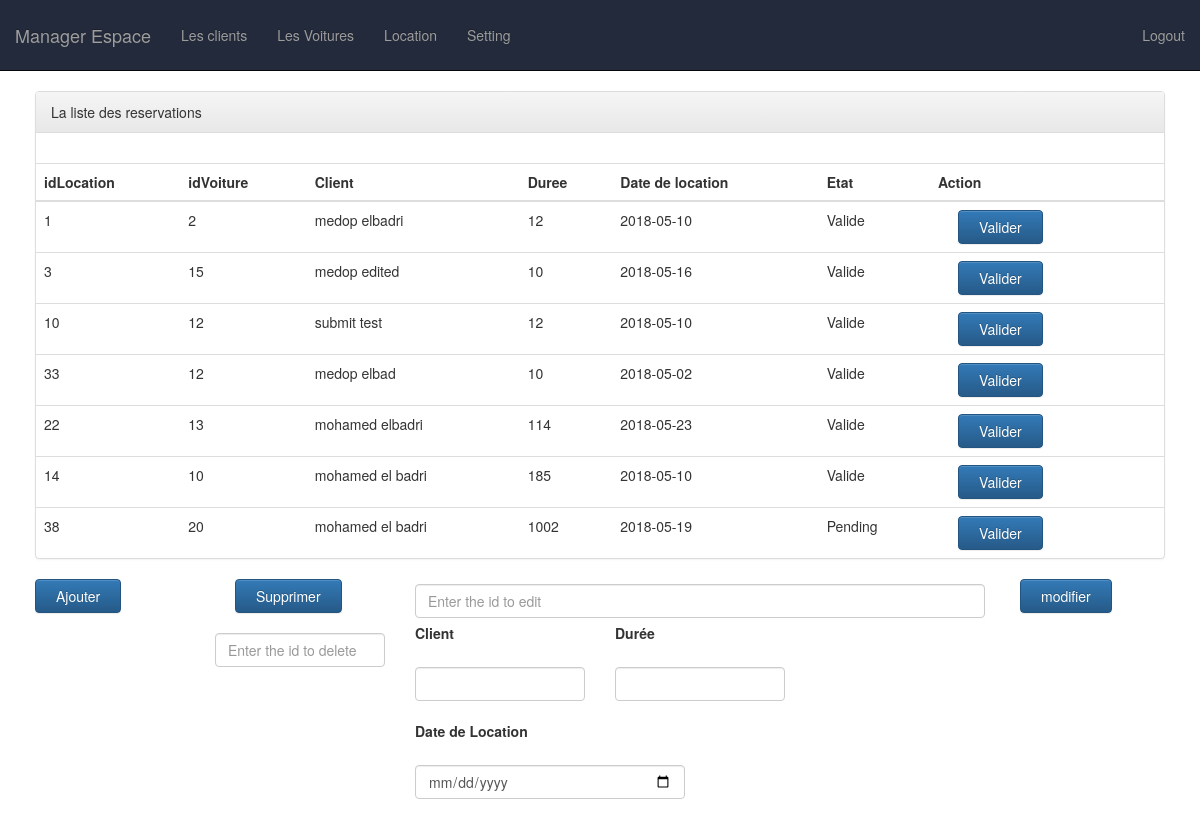
The page /adminfile/location.php on the database its author committed.
### tables this page shows
CREATE TABLE IF NOT EXISTS `location` (
  `idlocation` int(10) NOT NULL AUTO_INCREMENT,
  `idvoiture` int(11) NOT NULL,
  `client` varchar(20) NOT NULL,
  `duree` int(10) DEFAULT NULL,
  `datelocation` date DEFAULT NULL,
  `Etat` varchar(10) NOT NULL DEFAULT 'Pending',
  PRIMARY KEY (`idlocation`)
);

### adminfile/location.php (the view, shortened to what this page needs)
<!DOCTYPE html>
<html lang="en">
<head>
        <link rel="stylesheet" href="https://maxcdn.bootstrapcdn.com/bootstrap/3.3.7/css/bootstrap.min.css">
        <link rel="stylesheet" href="https://maxcdn.bootstrapcdn.com/bootstrap/3.3.7/css/bootstrap-theme.min.css">
        <link rel="stylesheet" type="text/css" href="css/custom.css">
          <nav class="navbar navbar-inverse navbar-static-top mynav" role="navigation">
          <div class="container-fluid nav2">
            <div class="navbar-header">
              <a class="navbar-brand" href="index.php">Manager Espace</a>
            </div>
            <div   class="collapse navbar-collapse">
              <ul class="nav navbar-nav esp">
                    <li><a href="clients.php">Les clients</a></li>
                    <li><a href="voitures.php">Les Voitures</a></li>
                    <li><a href="location.php">Location</a></li>
                    <li><a href="admin.php">Setting</a></li>
                </ul>
              <ul class="nav navbar-nav navbar-right">
                <li><a href="logout.php">Logout</a></li>
              </ul>
            </div>
          </div>
        </nav>
    </head>
  <body>
<div class="container-fluid">
    <div class="panel panel-default">
  <div class="panel-heading">La liste des reservations</div>
  <div class="panel-body">
  </div>
  <table class="table">
    <thead>
     <tr>
       <th>idLocation</th>
       <th>idVoiture</th>
       <th>Client</th>
       <th>Duree</th>
       <th>Date de location</th>
       <th>Etat</th>
       <th>Action</th>
     </tr>
     </thead>
<tbody>
                <?php
        include("connexion.php");
        $sql = "SELECT *  FROM location";
        $result = $conn->query($sql);
        if ($result->num_rows > 0) {
           while($row = $result->fetch_assoc()) {
              $myid = $row["idlocation"] ;?>
              <tr>
                <td> <?php echo $myid;?> </td>
                <td> <?php echo $row["idvoiture"];?></td>
                <td> <?php echo $row["client"];?></td>
                <td> <?php echo $row["duree"];?></td>
                <td> <?php echo $row["datelocation"];?></td>
                <td> <?php echo $row["Etat"];?></td>
                <td> <a href="submitlocation.php<?php echo '?idlocation='.$myid; ?>" class="btn btn-primary btnmodify">Valider</a>
              </tr>
              <?php }} ?>
  </tbody>
</table>
 </div>
</div>
<div class="container-fluid">
  <div class="row">
    <div class="col-sm-6 col-md-2">
    <a href="ajouterLocation.html"><button type="button" class="btn btn-primary">Ajouter</button></a>
  </div>
    <div class="col-sm-6 col-md-2">
        <form action="deleteLocation.php" method="post">
        <button type="submit" class="btn btn-primary">Supprimer</button>
        <input class="form-control" name="idtodelete" type="text" placeholder="Enter the id to delete">
      </form>
    </div>
    <div class="col-8">
    <form action="editLocation.php" method="post">
    <button type="submit" class="btn btn-primary btnmodify">modifier</button>
    <div class="col-xs-6">
    <input class="form-control" name="idtoedit" id="inputid" type="text" required placeholder="Enter the id to edit">
    <div class="row">
    <div class="col-xs-4">
        <label for="ex3">Client</label>
        <input class="form-control" name="client" required type="text">
      </div>
      <div class="col-xs-4">
        <label for="ex3">Durée</label>
        <input class="form-control" name="duree"required  type="text">
      </div>
    </div>
      <div class="row">
      <div class="col-xs-6">
        <label for="ex3">Date de Location</label>
        <input class="form-control" name="datelocation" required type="date">
      </div>
    </div>
  </form>
  </div>
  </body>
</html>

### adminfile/css/custom.css (style rules this page uses)
.mynav { padding-top: 10px; padding-bottom: 10px ; }
.navbar-inverse { background-image: none; background-repeat: no-repeat; background-color: #232a3b; }
.panel { margin-left: 20px; margin-right: 20px; }
.btn { margin-left: 20px; margin-right: 20px; padding-right: 20px; padding-left: 20px; }
.form-control { margin-top: 20px ; margin-bottom: 20px ; }
label { margin-bottom: 4px ; margin-right: 12px; padding-right: }
#inputid, btn { margin-top: 5px ; margin-bottom: 5px ; }

### rows shown on the page
location: idlocation "1", idvoiture "2", client "medop elbadri", duree "12", datelocation "2018-05-10", Etat "Valide"
location: idlocation "3", idvoiture "15", client "medop edited", duree "10", datelocation "2018-05-16", Etat "Valide"
location: idlocation "10", idvoiture "12", client "submit test", duree "12", datelocation "2018-05-10", Etat "Valide"
location: idlocation "33", idvoiture "12", client "medop elbad", duree "10", datelocation "2018-05-02", Etat "Valide"
location: idlocation "22", idvoiture "13", client "mohamed elbadri", duree "114", datelocation "2018-05-23", Etat "Valide"
location: idlocation "14", idvoiture "10", client "mohamed el badri", duree "185", datelocation "2018-05-10", Etat "Valide"
location: idlocation "38", idvoiture "20", client "mohamed el badri", duree "1002", datelocation "2018-05-19", Etat "Pending"
